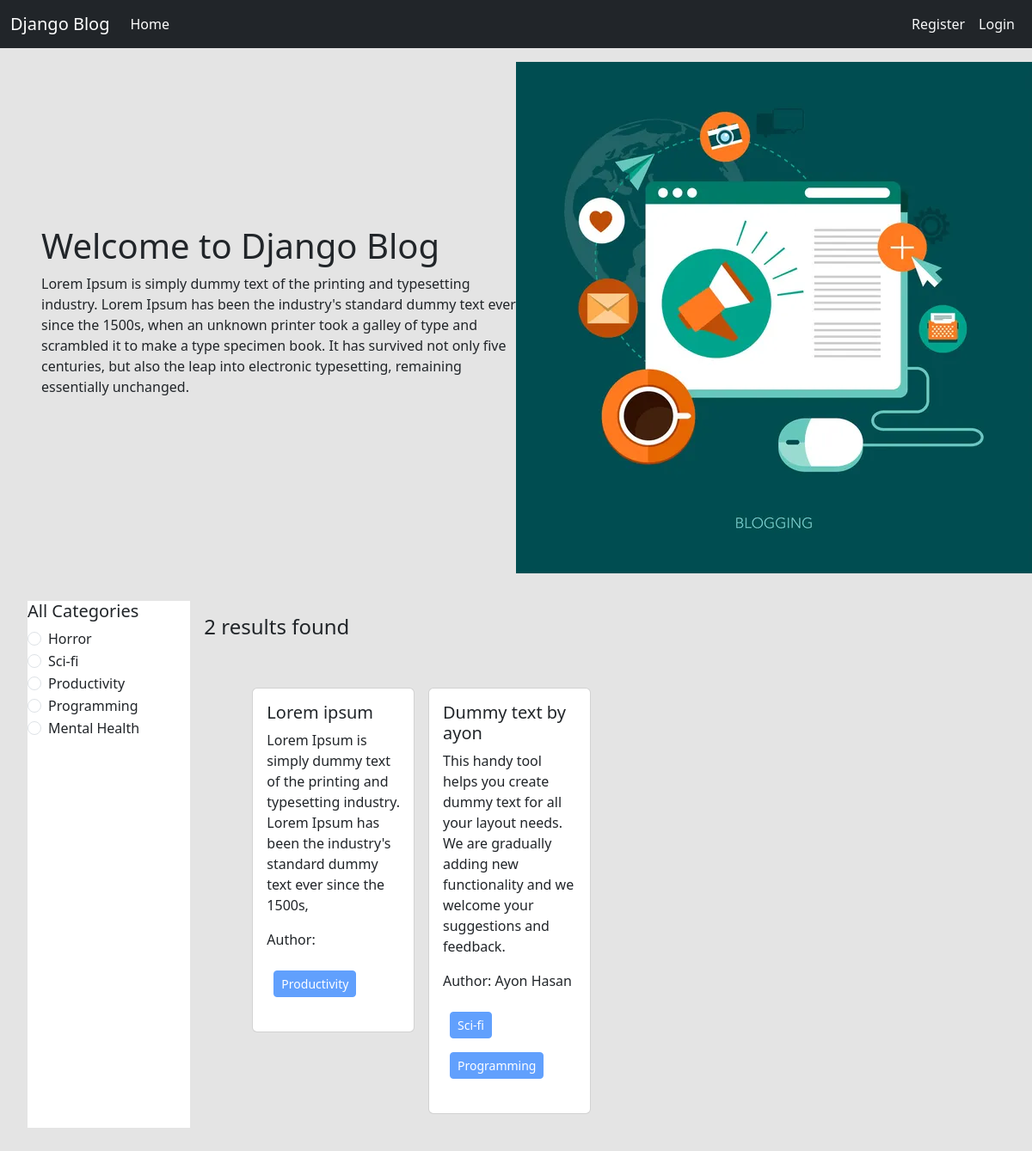
The page / on the database its author committed.
### categories/models.py (models this page shows, shortened)
class Category(models.Model):
    name = models.CharField(max_length=100)
    slug = models.SlugField(max_length=100, unique = True, null = True, blank = True)

### posts/models.py (models this page shows, shortened)
class Post(models.Model):
    title = models.CharField(max_length = 50)
    content = models.TextField()
    category = models.ManyToManyField(Category)
    author = models.ForeignKey(User, on_delete=models.CASCADE)

### blog_project/views.py (the view)
# urls.py: 2. Add a URL to urlpatterns:  path('', views.home, name='home')
def home(request, category_slug = None):
    data = Post.objects.all()
    if category_slug is not None:
        category = Category.objects.get(slug = category_slug)
        data = Post.objects.filter(category = category)
    categories = Category.objects.all()
    return render(request, 'home.html', {'data': data, 'category': categories})

### templates/home.html
{% extends "base.html" %}
{% load static %}
{% block content %}
<div class="d-flex flex-wrap px-5 pt-3 align-items-center">
    <div class="col-6">
        <h1>Welcome to Django Blog</h1>
        <p>Lorem Ipsum is simply dummy
            text of the printing and typesetting industry.
            Lorem Ipsum has been the industry's standard
            dummy text ever since the 1500s, when an unknown
            printer took a galley of type and scrambled it to
            make a type specimen book. It has survived not only
            five centuries, but also the leap into electronic
            typesetting, remaining essentially unchanged.
        </p>
    </div>
    <div class="col-6">
        <img src="{% static "header.jpg" %}"/>
    </div>
</div>
    <div class="d-flex flex-wrap p-4 m-2">
        <div class="col-2 bg-white">
            <h5>All Categories</h5>
            {% for cat in category %}
                <div class="form-check">
                    <input class="form-check-input" type="radio" name="category" id="{{cat.id}}">
                    <label class="form-check-label" for="{{cat.id}}">
                    <a href="{% url 'category_wise_post' cat.slug %}" class="text-decoration-none text-dark">{{cat.name}}</a>
                    </label>
                </div>
            {% endfor %}
        </div>
        <div class="col-10 p-3">
            <h4>{{data | length}} results found</h4>
            <div class="d-flex flex-wrap px-5 pt-5">
                {% for post in data %}
                    <div class="col-sm-3 mb-3 mb-sm-0">
                        <div class="card mx-2 ">
                            <div class="card-body">
                                <h5 class="card-title">{{post.title}}</h5>
                                <p class="card-text">{{post.content}}</p>
                                <p>Author: {{post.author.first_name}} {{post.author.last_name}}</p>
                                <p>
                                    {% for i in post.category.all %}
                                        <button class="btn btn-primary btn-sm m-2" disabled>{{i.name}}</button>
                                    {% endfor %}
                                </p>
                            </div>
                        </div>
                    </div>
                {% endfor %}
            </div>
        </div>
    </div>
{% endblock content %}

### templates/base.html (shortened to what this page needs)
<!doctype html>
<html lang="en">
  <head>
    <link href="https://cdn.jsdelivr.net/npm/bootstrap@5.3.2/dist/css/bootstrap.min.css" rel="stylesheet">
  </head>
  <body style="background-color: #e4e4e4">
        <nav class="navbar navbar-expand-lg navbar-dark bg-dark">
            <div class="container-fluid">
            <a class="navbar-brand" href="#">Django Blog</a>
            <div class="collapse navbar-collapse" id="navbarSupportedContent">
                <ul class="navbar-nav me-auto mb-2 mb-lg-0">
                <li class="nav-item">
                    <a class="nav-link active" aria-current="page" href="{% url 'homepage' %}">Home</a>
                </li>
                </ul>
                <div class="d-flex">
                    <ul class="navbar-nav me-auto mb-2 mb-lg-0">
                        {% if request.user.is_authenticated %}
                            <li class="nav-item">
                                <a class="nav-link btn btn-warning text-light" href="{% url 'profile' %}">Profile</a>
                            </li>
                            <li class="nav-item">
                                <a class="nav-link btn btn-danger text-light" href="{% url 'user_logout' %}">Logout</a>
                            </li>
                        {% else %}
                            <li class="nav-item">
                                <a class="nav-link btn btn-warning text-light" href="{% url 'register' %}">Register</a>
                            </li>
                            <li class="nav-item">
                                <a class="nav-link btn btn-primary text-light" href="{% url 'user_login' %}">Login</a>
                            </li>
                        {% endif %}
                    </ul>
                </div>
            </div>
            </div>
        </nav>
        {% block content %}
        {% endblock content %}
  </body>
</html>

### rows shown on the page
Category: name "Horror"
Category: name "Sci-fi"
Category: name "Productivity"
Category: name "Programming"
Category: name "Mental Health"
Post: title "Lorem ipsum", content "Lorem Ipsum is simply dummy text of the printing and typesetting industry. Lorem Ipsum has been the industry's standard dummy text ever since the 1500s,"
Post: title "Dummy text by ayon", content "This handy tool helps you create dummy text for all your layout needs. We are gradually adding new functionality and we welcome your suggestions and feedback.", author.first_name "Ayon", author.last_name "Hasan"

### other values the page prints
{{ data | length }} "2"
